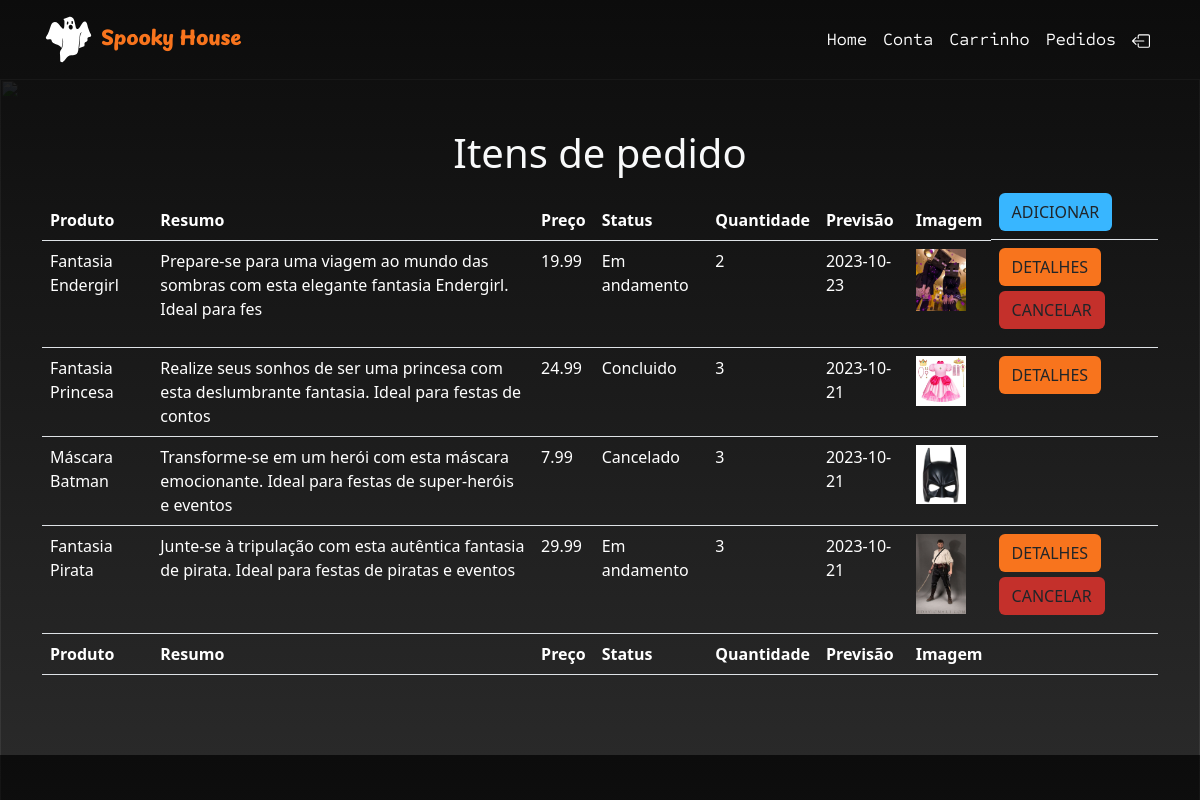
Page /client/pedidos.php (signed in) on the committed database.
### tables this page shows
CREATE TABLE Item_pedido(
    id int not null auto_increment,
    id_pedido int not null,
    id_produto int not null,
    quantidade int not null,
    primary key(id),
    foreign key(id_pedido) references Pedidos(id),
    foreign key(id_produto) references Produtos(id)
);

CREATE TABLE Produtos(
    id int not null auto_increment,
    nome varchar(50) not null,
    descricao text not null,
    resumo varchar(100) not null,
    preco decimal(9,2) not null,
    quantidade int not null,
    imagem varchar(50) not null,
    destaque enum('Sim','Não') not null,
    primary key(id)
);

CREATE TABLE Pedidos(
    id int not null auto_increment,
    id_cliente int not null,
    status varchar(20) not null,
    data date not null,
    primary key(id),
    foreign key(id_cliente) references Clientes(id)
);

### client/pedidos.php (the view, shortened to what this page needs)
<?php
    include '../connection/connect.php';
    $ID = $_SESSION['Id'];
    $select = $conn->query("SELECT *, P.id as id_produto, P.nome as nome_produto, P.imagem as img_produto FROM Produtos P JOIN Item_pedido IP ON P.id = IP.id_produto JOIN Pedidos PD ON IP.id_pedido = PD.id WHERE PD.id_cliente = '$ID';");
    $row = $select->fetch_assoc();
?>
<!DOCTYPE html>
<html lang="pt-BR">
<head>
    <link href="https://cdn.jsdelivr.net/npm/bootstrap@5.3.2/dist/css/bootstrap.min.css" rel="stylesheet">
    <link rel="stylesheet" href="../CSS/style.css">
    <link rel="stylesheet" href="https://cdnjs.cloudflare.com/ajax/libs/twitter-bootstrap/5.2.0/css/bootstrap.min.css">
    <link rel="stylesheet" href="https://cdn.datatables.net/1.13.4/css/dataTables.bootstrap5.min.css">
</head>
<body id="fundo_index">
    <?php include 'header.php';?>
    <img src="../images/elementos/shape-bg.png" class="shape_bg">
    <main>
        <div class="container" style="margin-top: 50px; margin-bottom: 80px;">
            <h1 class="text-light text-center">Itens de pedido</h1>
            <table class="table table-hover table-condensed" id="tabela_carrinho">
                <thead>
                    <tr>
                        <th style="color: white;">Produto</th>
                        <th style="color: white;">Resumo</th>
                        <th style="color: white;">Preço</th>
                        <th style="color: white;">Status</th>
                        <th style="color: white;">Quantidade</th>
                        <th style="color: white;">Previsão</th>
                        <th style="color: white;">Imagem</th>
                        <th class="d-flex">
                            <a href="adicionar_pedido.php" target="_self" class="btn btn-block btn-xs" style="background-color: #38B6FF;" role="button">
                                <span class="hidden-xs">ADICIONAR</span>
                            </a>
                        </th>
                    </tr>
                </thead>
                <tbody>
                    <?php do {?>
                        <tr>
                            <td style="color: white;"><?php echo $row['nome_produto'];?></td>
                            <td style="color: white;"><?php echo $row['resumo'];?></td>
                            <td style="color: white;"><?php echo $row['preco'];?></td>
                            <td style="color: white;"><?php echo $row['status'];?></td>
                            <td style="color: white;"><?php echo $row['quantidade'];?></td>
                            <td style="color: white;"><?php echo $row['data'];?></td>
                            <td style="color: white;"><img src="../images/Fantasias/<?php echo $row['img_produto'];?>" style="max-width: 50px;" alt=""></td>
                            <td>
                                <?php if ($row['status'] == 'Em andamento'){?>
                                    <a href="../detalhes.php" role="button" class="btn btn-block btn-xs" style="background-color: #f8741d; margin-bottom: 5px">
                                        <span class="hidden-xs">DETALHES</span>
                                    </a>
                                    <a data-toggle="modal" data-target="#modal_remover_item" role="button" class="btn btn-block btn-xs" style="background-color: #c4302b; margin-bottom: 10px;">
                                        <span class="hidden-xs">CANCELAR</span>
                                    </a>
                                <?php }elseif ($row['status'] == 'Concluido'){?>
                                    <a href="../detalhes.php" role="button" class="btn btn-block btn-xs" style="background-color: #f8741d;">
                                        <span class="hidden-xs">DETALHES</span>
                                    </a>
                                <?php }elseif ($row['status'] == 'Cancelado'){?>
                                    <a href="#">
                                    </a>
                                <?php }?>
                            </td>
                        </tr>
                    <?php }while($row = $select->fetch_assoc())?>
                </tbody>
                <tfoot>
                    <tr>
                        <th style="color: white;">Produto</th>
                        <th style="color: white;">Resumo</th>
                        <th style="color: white;">Preço</th>
                        <th style="color: white;">Status</th>
                        <th style="color: white;">Quantidade</th>
                        <th style="color: white;">Previsão</th>
                        <th style="color: white;">Imagem</th>
                        <th></th>
                    </tr>
                </tfoot>
            </table>
        </div>
    </main>
</body>
</head>
</html>

### CSS/style.css (style rules this page uses)
#fundo_index { background: linear-gradient(to bottom, rgb(12, 12, 12), #292929); }
a { text-decoration: none; }
.shape_bg { position: fixed; width: 100%; height: 100vh; object-fit: cover; mix-blend-mode: soft-light; opacity: .5; z-index: -1; }

### rows in the picture
item_pedido: id_produto.nome "Fantasia Endergirl", id_produto.resumo "Prepare-se para uma viagem ao mundo das sombras com esta elegante fantasia Endergirl. Ideal para fes", id_produto.preco "19.99", id_pedido.status "Em andamento", quantidade "2", id_pedido.data "2023-10-23", id_produto.imagem (picture), shows "DETALHES"
item_pedido: id_produto.nome "Fantasia Princesa", id_produto.resumo "Realize seus sonhos de ser uma princesa com esta deslumbrante fantasia. Ideal para festas de contos", id_produto.preco "24.99", id_pedido.status "Concluido", quantidade "3", id_pedido.data "2023-10-21", id_produto.imagem (picture), shows "DETALHES"
item_pedido: id_produto.nome "Máscara Batman", id_produto.resumo "Transforme-se em um herói com esta máscara emocionante. Ideal para festas de super-heróis e eventos", id_produto.preco "7.99", id_pedido.status "Cancelado", quantidade "3", id_pedido.data "2023-10-21", id_produto.imagem (picture)
item_pedido: id_produto.nome "Fantasia Pirata", id_produto.resumo "Junte-se à tripulação com esta autêntica fantasia de pirata. Ideal para festas de piratas e eventos", id_produto.preco "29.99", id_pedido.status "Em andamento", quantidade "3", id_pedido.data "2023-10-21", id_produto.imagem (picture), shows "DETALHES"
